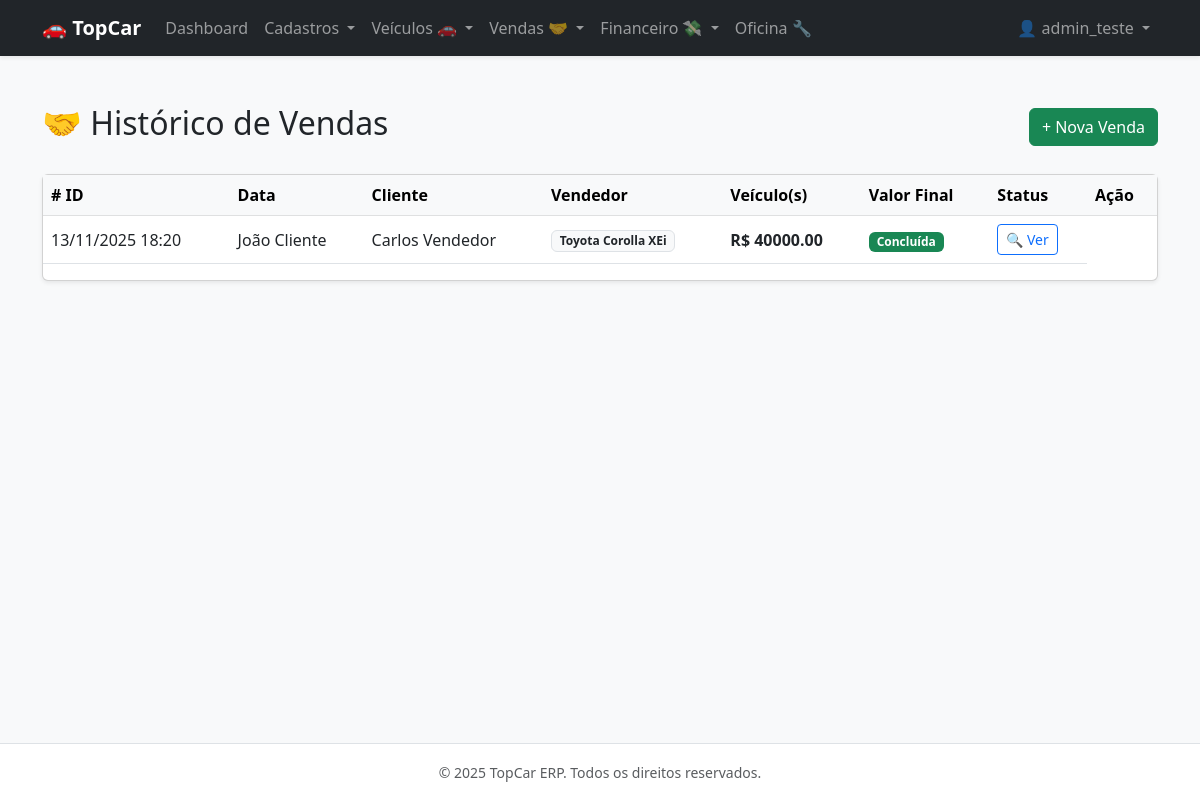
Page /sales/ (signed in) on the earlier database version.
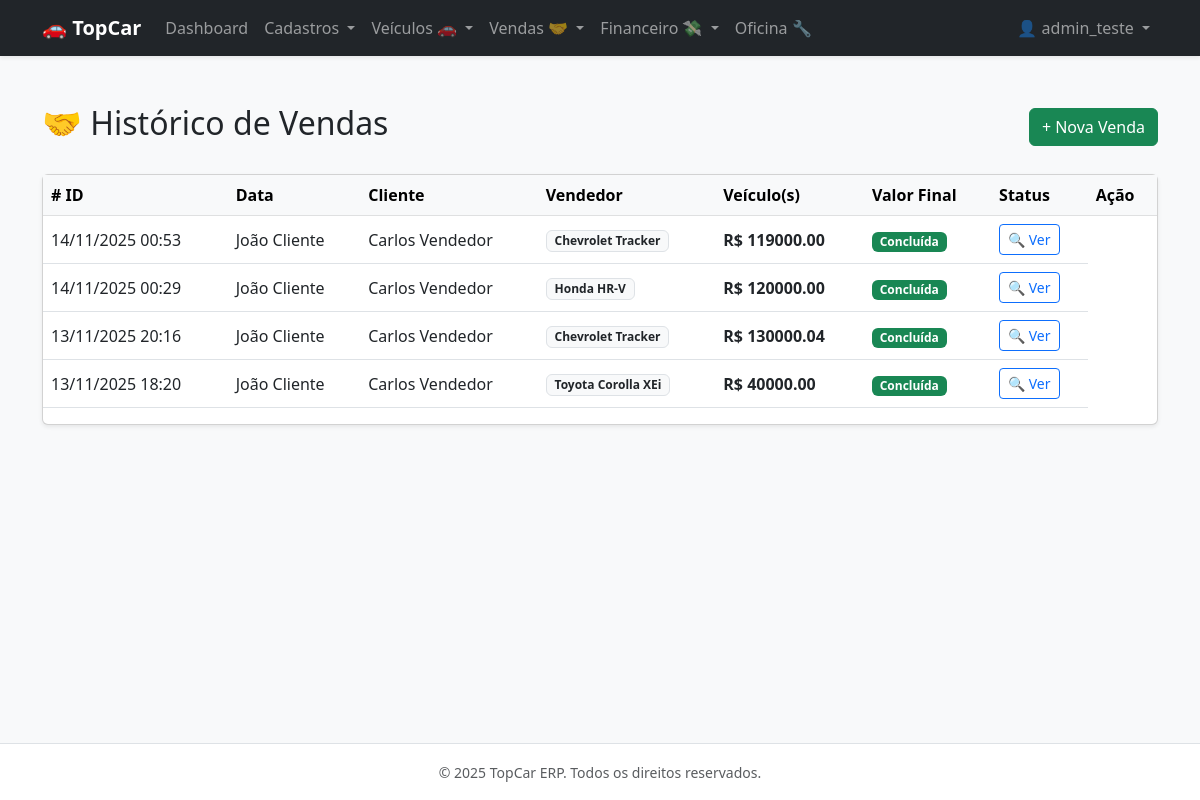
Same page on the later database version.
### apps/negotiations/models.py (models this page shows, shortened)
class Negotiation(TenantAwareModel):
    TYPE_CHOICES = [
        ('SALE', 'Venda'),
        ('PURCHASE', 'Compra'),
        ('CONSIGNMENT', 'Consignação'),
    ]
    STATUS_CHOICES = [
        ('DRAFT', 'Rascunho / Em Aberto'),
        ('APPROVED', 'Aprovada / Fechada'),
        ('CANCELED', 'Cancelada'),
    ]
    customer = models.ForeignKey(Entity, on_delete=models.PROTECT, verbose_name="Cliente/Fornecedor")
    seller = models.ForeignKey(Employee, on_delete=models.PROTECT, verbose_name="Vendedor")
    negotiation_type = models.CharField(max_length=20, choices=TYPE_CHOICES, default='SALE')
    status = models.CharField(max_length=20, choices=STATUS_CHOICES, default='DRAFT')
    negotiation_date = models.DateTimeField(null=True, blank=True, verbose_name="Data do Fechamento")
    total_value = models.DecimalField(max_digits=12, decimal_places=2, default=0.00, verbose_name="Saldo Final")
    class Meta:
        verbose_name = "Negociação"
        verbose_name_plural = "Negociações"
        ordering = ['-created_at']

class NegotiationItem(TenantAwareModel):
    FLOW_CHOICES = [
        ('OUT', 'Saída (Venda do Estoque)'),
        ('IN', 'Entrada (Troca/Compra)'),
    ]
    negotiation = models.ForeignKey(Negotiation, on_delete=models.CASCADE, related_name='items')
    vehicle = models.ForeignKey(Vehicle, on_delete=models.PROTECT, verbose_name="Veículo")
    agreed_value = models.DecimalField(max_digits=12, decimal_places=2, verbose_name="Valor Acordado")
    flow = models.CharField(max_length=10, choices=FLOW_CHOICES, verbose_name="Fluxo")
    class Meta:
        verbose_name = "Item da Negociação"
        verbose_name_plural = "Itens da Negociação"
        unique_together = ('negotiation', 'vehicle') # Impede adicionar o mesmo carro 2x na mesma venda

### apps/parties/models.py (models this page shows, shortened)
class Entity(TenantAwareModel):
    TIPO_ENTIDADE_CHOICES = [
        ('FISICA', 'Pessoa Física'),
        ('JURIDICA', 'Pessoa Jurídica'),
    ]
    nome_razao_social = models.CharField(max_length=255, verbose_name="Nome / Razão Social")
    documento_principal = models.CharField(
        max_length=20,
        unique=True,
        db_index=True,
        verbose_name="CPF/CNPJ"
    )
    tipo_entidade = models.CharField(
        max_length=10,
        choices=TIPO_ENTIDADE_CHOICES,
        default='FISICA'
    )
    email = models.EmailField(null=True, blank=True)
    telefone = models.CharField(max_length=20, null=True, blank=True)
    class Meta:
        verbose_name = 'Entidade'
        verbose_name_plural = 'Entidades'
        indexes = [
            models.Index(fields=['nome_razao_social']),
        ]

### apps/employees/models.py (models this page shows, shortened)
class Employee(TenantAwareModel):
    entidade = models.OneToOneField(
        Entity,
        on_delete=models.PROTECT, # Se apagar a entidade, bloqueia.
        related_name='colaborador_profile',
        verbose_name="Dados Pessoais (Entidade)"
    )
    usuario_sistema = models.OneToOneField(
        settings.AUTH_USER_MODEL,
        on_delete=models.SET_NULL,
        null=True,
        blank=True,
        related_name='funcionario_profile',
        verbose_name="Usuário de Acesso"
    )
    cargo = models.CharField(max_length=100)
    comissao_base_percentual = models.DecimalField(
        max_digits=5,
        decimal_places=2,
        default=0.00,
        verbose_name="Comissão Base (%)"
    )
    ativo = models.BooleanField(default=True)
    class Meta:
        verbose_name = 'Colaborador'
        verbose_name_plural = 'Colaboradores'

### apps/vehicles/models.py (models this page shows, shortened)
class Vehicle(TenantAwareModel):
    STATUS_CHOICES = [
        ('AVAILABLE', 'Disponível'),
        ('MAINTENANCE', 'Em Manutenção'),
        ('RESERVED', 'Reservado'),
        ('SOLD', 'Vendido'),
        ('WRITE_OFF', 'Baixado / Perda Total'),
    ]
    FUEL_CHOICES = [
        ('GASOLINE', 'Gasolina'),
        ('ETHANOL', 'Etanol'),
        ('FLEX', 'Flex'),
        ('DIESEL', 'Diesel'),
        ('HYBRID', 'Híbrido'),
        ('ELECTRIC', 'Elétrico'),
    ]
    model = models.ForeignKey(Model, on_delete=models.PROTECT, verbose_name="Modelo")
    chassi = models.CharField(max_length=50, unique=True, db_index=True, verbose_name="Chassi")
    plate = models.CharField(max_length=10, unique=True, null=True, blank=True, db_index=True, verbose_name="Placa")
    renavam = models.CharField(max_length=20, null=True, blank=True, verbose_name="Renavam")
    year_fab = models.PositiveIntegerField(verbose_name="Ano Fab.")
    year_model = models.PositiveIntegerField(verbose_name="Ano Mod.")
    color = models.CharField(max_length=30, verbose_name="Cor")
    mileage = models.PositiveIntegerField(default=0, verbose_name="Quilometragem (KM)")
    fuel_type = models.CharField(max_length=20, choices=FUEL_CHOICES, default='FLEX', verbose_name="Combustível")
    status = models.CharField(max_length=20, choices=STATUS_CHOICES, default='AVAILABLE', db_index=True)
    acquisition_cost = models.DecimalField(max_digits=10, decimal_places=2, verbose_name="Custo de Aquisição")
    sale_price = models.DecimalField(max_digits=10, decimal_places=2, verbose_name="Preço de Venda")
    current_owner = models.ForeignKey(
        Entity,
        on_delete=models.PROTECT,
        related_name='veiculos_proprietario',
        verbose_name="Proprietário Atual"
    )
    notes = models.TextField(null=True, blank=True, verbose_name="Observações")
    class Meta:
        verbose_name = "Veículo"
        verbose_name_plural = "Veículos"
        indexes = [
            models.Index(fields=['status', 'model']), # Índice composto para filtros comuns
        ]

class Model(TenantAwareModel):
    brand = models.ForeignKey(Brand, on_delete=models.PROTECT, related_name='models', verbose_name="Marca")
    name = models.CharField(max_length=100, verbose_name="Nome do Modelo")
    class Meta:
        verbose_name = "Modelo"
        verbose_name_plural = "Modelos"
        ordering = ['brand__name', 'name']
    def __str__(self):
        return f"{self.brand.name} {self.name}"

class Brand(TenantAwareModel):
    name = models.CharField(max_length=100, unique=True, verbose_name="Marca")
    class Meta:
        verbose_name = "Marca"
        verbose_name_plural = "Marcas"
        ordering = ['name']

### apps/negotiations/views.py (the view)
# urls.py: path('', views.negotiation_list, name='negotiation_list'),
@login_required
def negotiation_list(request):
    sales = Negotiation.objects.filter(negotiation_type='SALE').select_related(
        'customer', 'seller'
    ).prefetch_related('items__vehicle').order_by('-created_at')
    return render(request, 'negotiations/negotiation_list.html', {'sales': sales})

### templates/negotiations/negotiation_list.html (shortened to what this page needs)
{% extends 'base.html' %}
{% block content %}
<div class="d-flex justify-content-between align-items-center mb-4">
    <h2>🤝 Histórico de Vendas</h2>
    <a href="{% url 'negotiation_create' %}" class="btn btn-success">+ Nova Venda</a>
</div>
<div class="card shadow-sm">
    <div class="table-responsive">
        <table class="table table-hover align-middle">
            <thead class="table-light">
                <tr>
                    <th># ID</th>
                    <th>Data</th>
                    <th>Cliente</th>
                    <th>Vendedor</th>
                    <th>Veículo(s)</th>
                    <th>Valor Final</th>
                    <th>Status</th>
                    <th>Ação</th>
                </tr>
            </thead>
            <tbody>
                {% for sale in sales %}
                    <tr data-url="{% url 'negotiation_detail' sale.id %}" onclick="window.location.href=this.dataset.url;" style="cursor: pointer;">                    <td>{{ sale.created_at|date:"d/m/Y H:i" }}</td>
                    <td>{{ sale.customer.nome_razao_social }}</td>
                    <td>{{ sale.seller.entidade.nome_razao_social }}</td>
                    <td>
                        {% for item in sale.items.all %}
                            {% if item.flow == 'OUT' %}
                                <span class="badge bg-light text-dark border">{{ item.vehicle.model }}</span>
                            {% endif %}
                        {% endfor %}
                    </td>
                    <td class="fw-bold">R$ {{ sale.total_value }}</td>
                    <td>
                        {% if sale.status == 'APPROVED' %}
                            <span class="badge bg-success">Concluída</span>
                        {% else %}
                            <span class="badge bg-secondary">{{ sale.get_status_display }}</span>
                        {% endif %}
                    </td>
                    <td>
                        <a href="{% url 'negotiation_detail' sale.id %}" class="btn btn-sm btn-outline-primary">
                            🔍 Ver
                        </a>
                    </td>
                </tr>
                {% empty %}
                <tr>
                    <td colspan="8" class="text-center py-5 text-muted">Nenhuma venda realizada ainda.</td>
                </tr>
                {% endfor %}
            </tbody>
        </table>
    </div>
</div>
{% endblock %}

Differences in the rows shown:
added Negotiation: created_at "14/11/2025 00:53", customer.nome_razao_social "João Cliente", seller.entidade.nome_razao_social "Carlos Vendedor", total_value "119000.00", status "Concluída"
added NegotiationItem: vehicle.model "Chevrolet Tracker", shown under "14/11/2025 00:53"
added Negotiation: created_at "14/11/2025 00:29", customer.nome_razao_social "João Cliente", seller.entidade.nome_razao_social "Carlos Vendedor", total_value "120000.00", status "Concluída"
added NegotiationItem: vehicle.model "Honda HR-V", shown under "14/11/2025 00:29"
added Negotiation: created_at "13/11/2025 20:16", customer.nome_razao_social "João Cliente", seller.entidade.nome_razao_social "Carlos Vendedor", total_value "130000.04", status "Concluída"
added NegotiationItem: vehicle.model "Chevrolet Tracker", shown under "13/11/2025 20:16"
